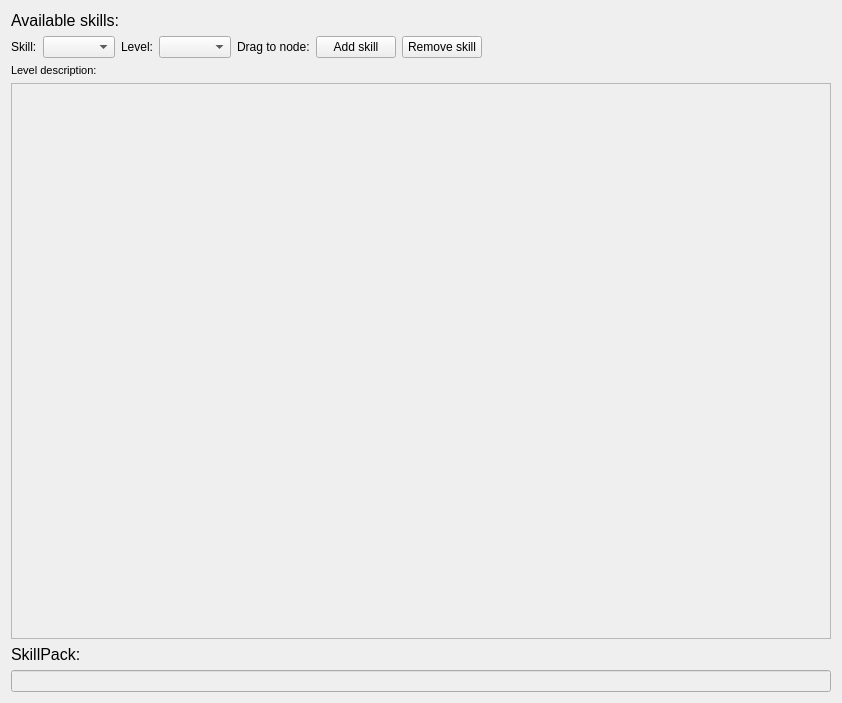
<?xml version="1.0" encoding="UTF-8"?>
<ui version="4.0">
 <class>SkillsChooser</class>
 <widget class="QWidget" name="SkillsChooser">
  <property name="geometry">
   <rect>
    <x>0</x>
    <y>0</y>
    <width>842</width>
    <height>703</height>
   </rect>
  </property>
  <property name="windowTitle">
   <string>Form</string>
  </property>
  <layout class="QVBoxLayout" name="verticalLayout">
   <item>
    <widget class="QLabel" name="label_3">
     <property name="font">
      <font>
       <pointsize>12</pointsize>
      </font>
     </property>
     <property name="text">
      <string>Available skills:</string>
     </property>
    </widget>
   </item>
   <item>
    <layout class="QHBoxLayout" name="horizontalLayout">
     <item alignment="Qt::AlignRight">
      <widget class="QLabel" name="label_4">
       <property name="text">
        <string>Skill:</string>
       </property>
      </widget>
     </item>
     <item>
      <widget class="QComboBox" name="skillsSelector"/>
     </item>
     <item alignment="Qt::AlignRight">
      <widget class="QLabel" name="label_5">
       <property name="text">
        <string>Level:</string>
       </property>
      </widget>
     </item>
     <item>
      <widget class="QComboBox" name="levelsSelector"/>
     </item>
     <item>
      <widget class="QLabel" name="label_6">
       <property name="text">
        <string>Drag to node:</string>
       </property>
      </widget>
     </item>
     <item>
      <widget class="QPushButton" name="addSkill">
       <property name="text">
        <string>Add skill</string>
       </property>
      </widget>
     </item>
     <item>
      <widget class="QPushButton" name="removeSkill">
       <property name="text">
        <string>Remove skill</string>
       </property>
      </widget>
     </item>
     <item>
      <spacer name="horizontalSpacer_2">
       <property name="orientation">
        <enum>Qt::Horizontal</enum>
       </property>
       <property name="sizeHint" stdset="0">
        <size>
         <width>40</width>
         <height>20</height>
        </size>
       </property>
      </spacer>
     </item>
    </layout>
   </item>
   <item>
    <widget class="QLabel" name="label_12">
     <property name="font">
      <font>
       <pointsize>8</pointsize>
      </font>
     </property>
     <property name="text">
      <string>Level description:</string>
     </property>
    </widget>
   </item>
   <item>
    <widget class="QTextEdit" name="levelDescription">
     <property name="enabled">
      <bool>false</bool>
     </property>
     <property name="readOnly">
      <bool>true</bool>
     </property>
    </widget>
   </item>
   <item>
    <widget class="QLabel" name="label_9">
     <property name="font">
      <font>
       <pointsize>12</pointsize>
      </font>
     </property>
     <property name="text">
      <string>SkillPack:</string>
     </property>
    </widget>
   </item>
   <item>
    <widget class="QLineEdit" name="skillPackFile">
     <property name="enabled">
      <bool>false</bool>
     </property>
     <property name="readOnly">
      <bool>true</bool>
     </property>
    </widget>
   </item>
  </layout>
 </widget>
 <resources/>
 <connections/>
</ui>
